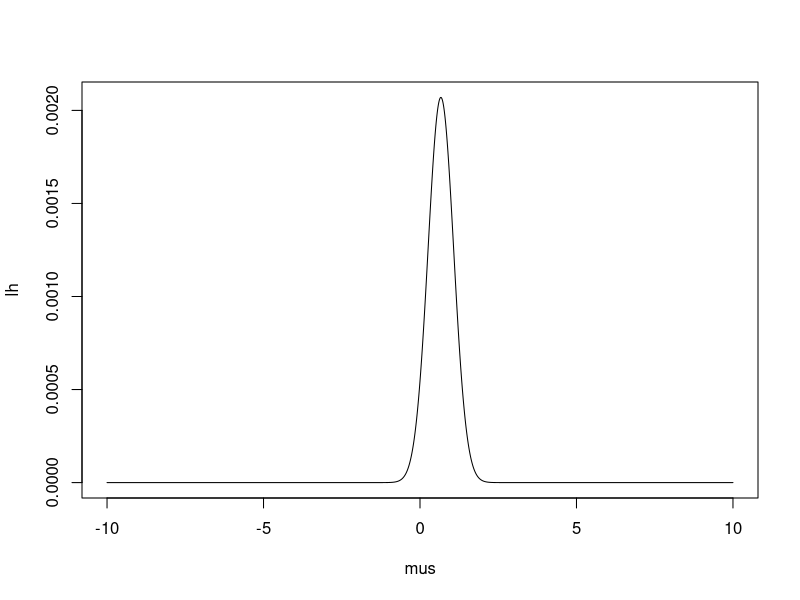
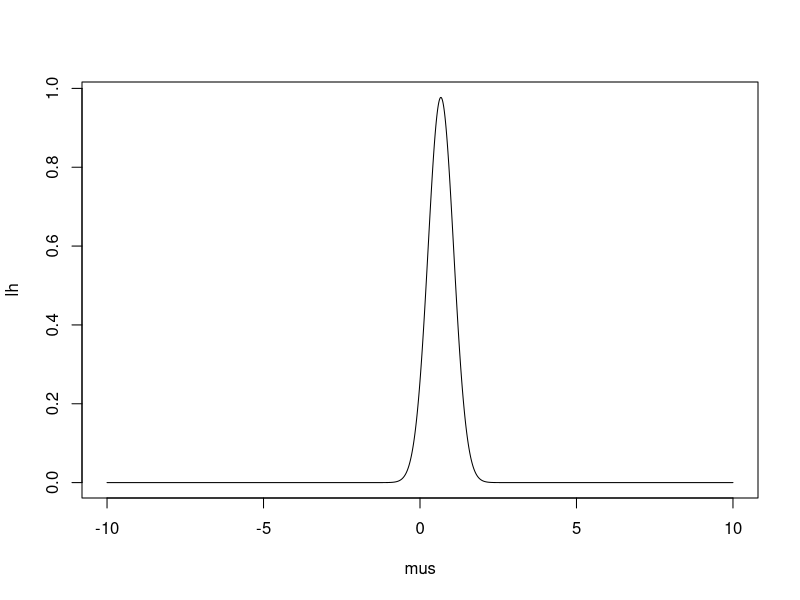

Reproduce these figures in R, in order.
## ---- chunk 1
knitr::opts_chunk$set(echo = TRUE)
## ---- chunk 2
pop.var <- function(x) var(x) * (length(x)-1) / length(x)

pooled.var <- function(s0,s1) {
  s0.var = var(s0)
  s1.var = var(s1)
  
  n0 = length(s0)
  n1 = length(s1)
  
  ( (n0 - 1) * s0.var + (n1 - 1) * s1.var ) / (n0 + n1 - 2)
}

lrt = function(s0,s1) {
  pooled = c(s0,s1)
  n = length(pooled)
  n0 = length(s0)
  n1 = length(s1)
  pooled.var.est = pooled.var(s0,s1)
  
  chi =  -1/pooled.var.est * ( n0 * pop.var(s0) + n1 * pop.var(s1) - n * pop.var(pooled)  )
  pchisq(chi,df=1,lower.tail=F)
}

lrt.simple = function(s0,s1) {
  pooled = c(s0,s1)
  pooled.mean = mean(pooled)
  pooled.var.est = pooled.var(s0,s1)
  s0.mean = mean(s0)
  s1.mean = mean(s1)
  
  chi = -2 * (sum(dnorm(pooled,mean=pooled.mean,sd=sqrt(pooled.var.est),log = T)) - 
    sum(dnorm(s0,mean=s0.mean,sd=sqrt(pooled.var.est),log = T)) - sum(dnorm(s1,mean=s1.mean,sd=sqrt(pooled.var.est),log = T)))
  pchisq(chi,df=1,lower.tail=F)
}

## ---- chunk 3
n0 = 100
n1 = 100
s0 = rnorm(n0,sd=2)
s1 = rnorm(n1,sd=2)
lrt.simple(s0,s1)
lrt(s0,s1)

## ---- chunk 4

p_lrts = c()
p_ts = c()
nsim = 1000
n0 = 100
n1 = 100
p_lms = c()
for(i in seq(1,nsim)) {
  s0 = rnorm(n0,sd=2)
  s1 = rnorm(n1,sd=2)
  y = c(s0,s1)
  x = c( rep(1,length(s0)), rep(0,length(s1)) )
  p_ts = c(p_ts,  t.test(s0,s1,var.equal = TRUE)$p.val)
  p_lrts = c(p_lrts,  lrt.simple(s0,s1)) 
  null = lm(y ~ 1)
  alt = lm(y ~ x)
  p_lms = c(p_lms, anova(null,alt,test="Chisq")[2,5])
}

sum(p_ts < 0.05) / nsim
sum(p_lms < 0.05 ) / nsim
sum(p_lrts < 0.05) / nsim
## ---- chunk 5

p_lrts = c()
p_ts = c()
nsim = 1000
n0 = 100
n1 = 100
p_lms = c()
for(i in seq(1,nsim)) {
  s0 = rnorm(n0)
  s1 = rnorm(n1,mean=0.2)
  y = c(s0,s1)
  x = c( rep(1,length(s0)), rep(0,length(s1)) )
  p_ts = c(p_ts,  t.test(s0,s1)$p.val)
  p_lrts = c(p_lrts,  lrt(s0,s1)) 
  null = lm(y ~ 1)
  alt = lm(y ~ x)
  p_lms = c(p_lms, anova(null,alt,test="Chisq")[2,5])
}

sum(p_ts < 0.05) / nsim
sum(p_lms < 0.05 ) / nsim
sum(p_lrts < 0.05) / nsim
## ---- chunk 6

likelihood = function(y,known_mean,known_var,log=FALSE) {
  compute = function(mu) {
    res = dnorm(y,mean=mu,sd = sqrt(known_var),log=log)
    if(!log) {
      prod(res)
    } else {
      sum(res)
    }
  }
  
  #if there are multiple means return a likelihood for each 1
  if(length(known_mean) > 1) {
    sapply(known_mean, function(mu) {
      compute(mu)
    })
  } else {
    compute(known_mean)
  }
}

prior = function(mu,prior_mean=0,prior_var=1,log=FALSE) {
  dnorm(mu,prior_mean,sqrt(prior_var),log=log)
}


joint = function(y,mu,known_var,prior_mean,prior_var,log=FALSE) {
  if(!log) {
    likelihood(y,mu,known_var,log=log) * prior(mu,prior_mean,prior_var,log)
  } else {
    likelihood(y,mu,known_var,log=log) + prior(mu,prior_mean,prior_var,log)
  }
}

posterior = function(y,mu,known_var,prior_mean,prior_var,log=FALSE) {
  mean_n = 1/prior_var * prior_mean + length(y) / known_var * mean(y)
  mean_n = mean_n / (1/prior_var + length(y)/known_var) 
  sd_n = sqrt( 1/(1/prior_var + length(y)/known_var)  )
  dnorm(mu,mean=mean_n,sd=sd_n,log=log)
}

## ---- chunk 7
joint(y=1,mu=c(-2,-1,0,1,2),1,0,1)
posterior(y=1,mu=c(-2,-1,0,1,2),1,0,1)

joint(y=1,mu=c(-2,-1,0,1,2),1,0,1) / posterior(y=1,mu=c(-2,-1,0,1,2),1,0,1)

mus = seq(-10,10,0.01)
lh = joint(y=c(0,1,1,1,1),mu=mus,1,0,1)
plot( mus,lh,type="l")

mus = seq(-10,10,0.01)
lh = posterior(y=c(0,1,1,1,1),mu=mus,1,0,1)
plot( mus,lh,type="l")


#THIS SHOULD BE 1
integrate(function(mu) {
  posterior(y=c(0,1,1,0,1),mu=mu,1,0,1)
},-10,10)

#THESE SHOULD EQUAL
integrate(function(mu) {
  joint(y=c(0,1,1,0,1),mu=mu,1,0,1)
},-10,10)

joint(y=c(0,1,1,0,1),mu=1,1,0,1) / posterior(y=c(0,1,1,0,1),mu=1,1,0,1)
